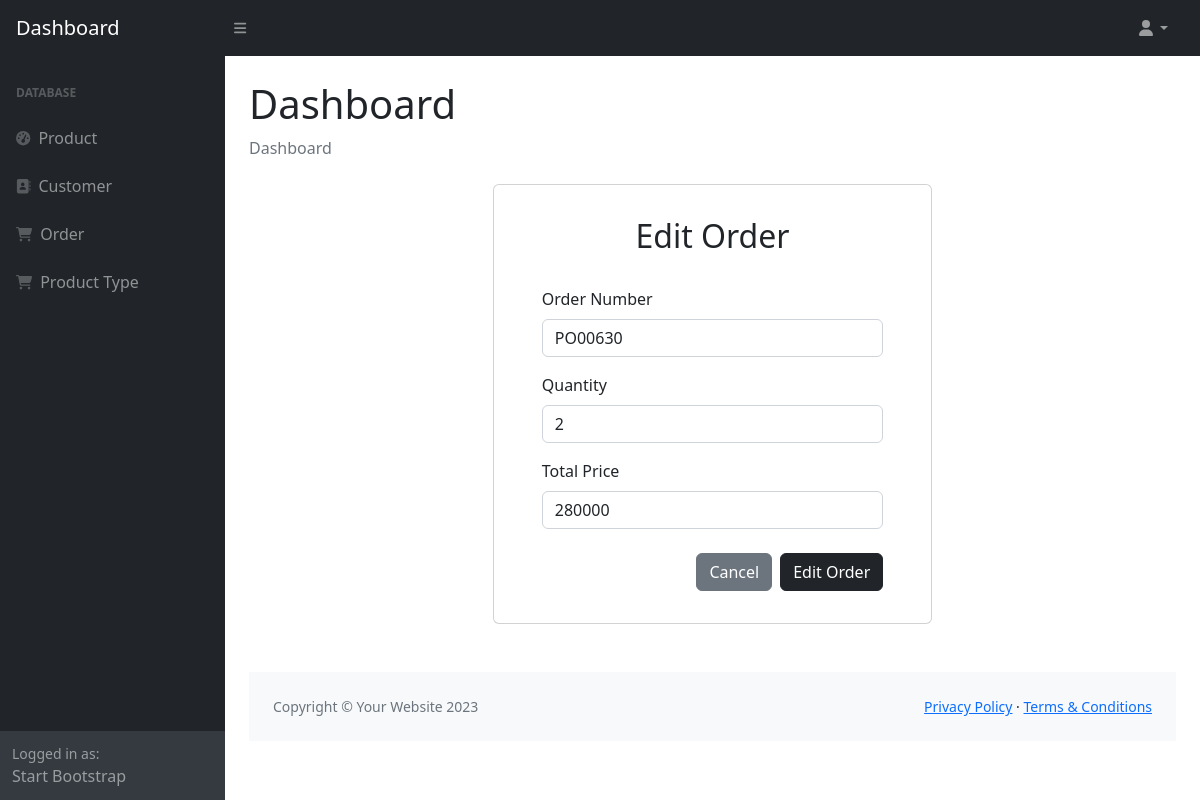
Page /dashboard/pages/order/edit_order.php?id=15 on the committed database.
### tables this page shows
CREATE TABLE `orders` (
  `id` int(11) NOT NULL,
  `order_number` varchar(45) DEFAULT NULL,
  `date` datetime DEFAULT NULL,
  `qty` int(11) DEFAULT NULL,
  `total_price` int(11) DEFAULT NULL,
  `customer_id` int(11) NOT NULL,
  `product_id` int(11) NOT NULL
);

### feat/functions.php (called while the page is built, shortened)
<?php
$conn = mysqli_connect("localhost", "root", "", "dbclothing");
function query($query)
{
    global $conn;
    $result = mysqli_query($conn, $query);
    $rows = [];
    while ($row = mysqli_fetch_assoc($result)) {
        $rows[] = $row;
    }
    return $rows;
};

### dashboard/pages/order/edit_order.php (the view, shortened to what this page needs)
<?php
require_once "../../templates/header.php";
$id = $_GET['id'];
$order = query("SELECT * FROM orders WHERE id = $id")[0];
?>
<div class="row-cols-md-2">
    <div class="container mb-5">
        <div class="card">
            <div class="container-fluid px-5 py-2">
                <h2 class="py-4 text-center">Edit Order</h2>
                <form action="" method="POST">
                    <div class="mb-3">
                        <label for="order_number" class="form-label">Order Number</label>
                        <input type="text" class="form-control" id="order_number" name="order_number" value="<?= $order['order_number']; ?>" required>
                    </div>
                    <div class="mb-3">
                        <label for="qty" class="form-label">Quantity</label>
                        <input type="number" class="form-control" id="qty" name="qty" value="<?= $order['qty']; ?>" required>
                    </div>
                    <div class="mb-3">
                        <label for="total_price" class="form-label">Total Price</label>
                        <input type="number" class="form-control" id="total_price" name="total_price" value="<?= $order['total_price']; ?>" required>
                    </div>
                    <div class="modal-footer my-4">
                        <a href="order.php?title=Order" class="btn btn-secondary">Cancel</a>
                        <button type="submit" class="btn btn-dark ms-2" name="edit">Edit Order</button>
                    </div>
                </form>
            </div>
        </div>
    </div>
</div>
<?php
require_once "../../templates/footer.php";
?>

### rows in the picture
orders: order_number "PO00630", qty "2", total_price "280000"
